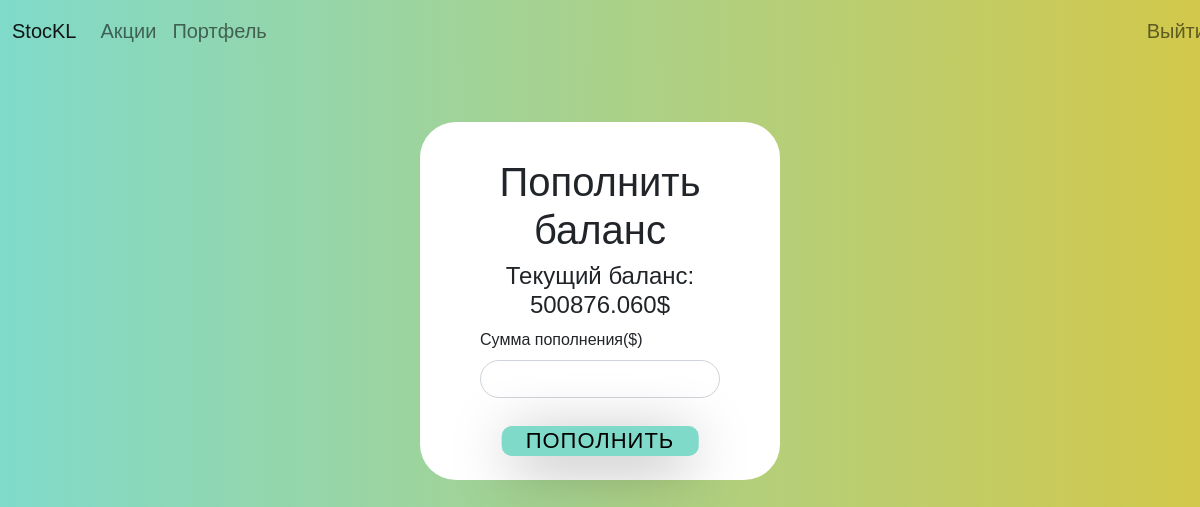
The page /money/1 on the database as committed earlier.
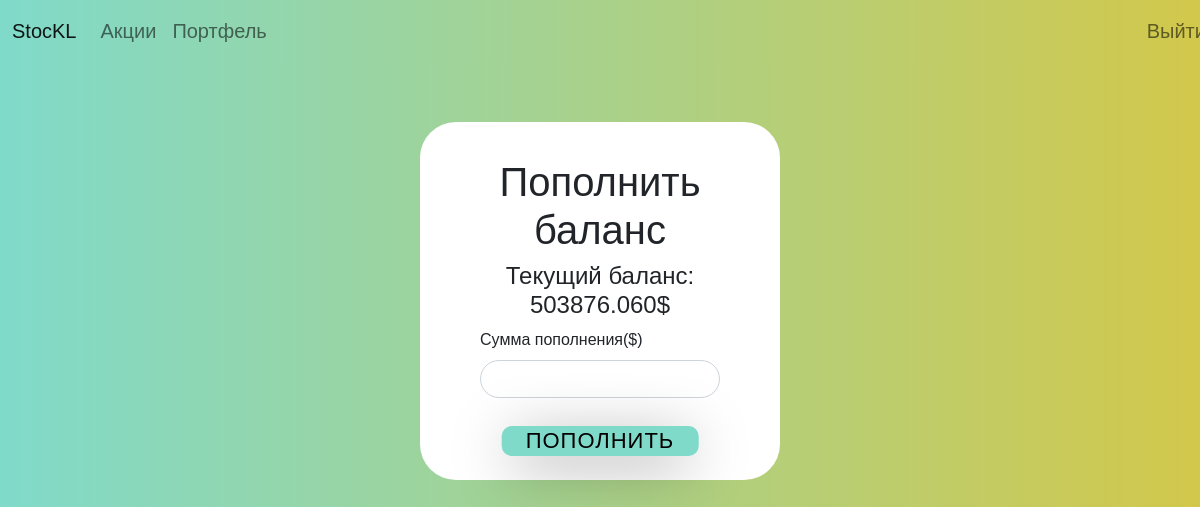
The same page on the database as committed later.
### users/models.py (models this page shows, shortened)
class CustomUser(AbstractUser):
    username = None
    email = models.EmailField(l('email address'), unique=True)
    money = models.DecimalField(max_digits=10, decimal_places=3, null=True, default=0)
    USERNAME_FIELD = 'email'
    REQUIRED_FIELDS = []
    objects = CustomUserManager()

### users/views.py (the view, shortened to what this page needs)
# urls.py: path('money/<int:pk>', views.money, name='money'),
def money(request, pk):
    user = CustomUser.objects.get(pk=pk)
    if request.method == 'GET':
        form = ValueForm()
        context = {'user': user, 'form':form}
        return render(request, 'users/money.html', context)

### users/forms.py
class ValueForm(forms.Form):
    value = forms.FloatField(widget=NumberInput(attrs={
        'id': 'InputValue',
        'class': 'form-control',
    }))

### users/templates/users/money.html (shortened to what this page needs)
<!DOCTYPE html>
{% load static %}
{% include "exchangeapp/navbar.html"%}
<html lang="en">
<head>
    <link href="https://cdn.jsdelivr.net/npm/bootstrap@5.1.3/dist/css/bootstrap.min.css" rel="stylesheet">
    <link rel="stylesheet" type="text/css" href="{% static 'users/css/style.css' %}">
</head>
<body>
<form class="all" action="" method="post">
      <div class="profile">
         <center><h1>Пополнить баланс</h1></center>
          <center><h4>Текущий баланс: {{user.money}}$</h4></center>
        <div сlass="fields">
          <div class="mb-3">
   <label for="InputValue" class="form-label">Сумма пополнения($)</label>
    {{form.value}}
 </div>
 <button type="submit" class="btn btn-primary">Пополнить</button>
        </div>
      </div>
  </form>
</body>
</html>

Rows that differ between the two databases and show on the page:
changed CustomUser: money "500876.060" → "503876.060"
